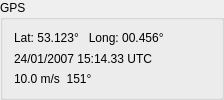
        <widget class="QGroupBox" name="GroupBoxGPSStatus">
         <property name="sizePolicy">
          <sizepolicy hsizetype="Minimum" vsizetype="Fixed">
           <horstretch>0</horstretch>
           <verstretch>0</verstretch>
          </sizepolicy>
         </property>
         <property name="title">
          <string>GPS</string>
         </property>
         <layout class="QVBoxLayout" name="_31">
          <property name="spacing">
           <number>6</number>
          </property>
          <property name="margin">
           <number>11</number>
          </property>
          <item>
           <layout class="QHBoxLayout" name="_32">
            <property name="spacing">
             <number>6</number>
            </property>
            <property name="margin">
             <number>0</number>
            </property>
            <item>
             <layout class="QVBoxLayout" name="_33">
              <property name="spacing">
               <number>6</number>
              </property>
              <property name="margin">
               <number>0</number>
              </property>
              <item>
               <widget class="QLabel" name="TextLabelGPSPosition">
                <property name="text">
                 <string>Lat: 53.123°   Long: 00.456°</string>
                </property>
                <property name="wordWrap">
                 <bool>false</bool>
                </property>
               </widget>
              </item>
              <item>
               <widget class="QLabel" name="TextLabelGPSTime">
                <property name="text">
                 <string>24/01/2007 15:14.33 UTC</string>
                </property>
                <property name="wordWrap">
                 <bool>false</bool>
                </property>
               </widget>
              </item>
              <item>
               <widget class="QLabel" name="TextLabelGPSSpeedHeading">
                <property name="text">
                 <string>10.0 m/s  151°</string>
                </property>
                <property name="wordWrap">
                 <bool>false</bool>
                </property>
               </widget>
              </item>
             </layout>
            </item>
            <item>
             <spacer name="Spacer18">
              <property name="orientation">
               <enum>Qt::Horizontal</enum>
              </property>
              <property name="sizeType">
               <enum>QSizePolicy::Expanding</enum>
              </property>
              <property name="sizeHint" stdset="0">
               <size>
                <width>20</width>
                <height>20</height>
               </size>
              </property>
             </spacer>
            </item>
            <item>
             <layout class="QVBoxLayout" name="_34">
              <property name="spacing">
               <number>6</number>
              </property>
              <property name="margin">
               <number>0</number>
              </property>
              <item>
               <spacer name="Spacer21">
                <property name="orientation">
                 <enum>Qt::Vertical</enum>
                </property>
                <property name="sizeType">
                 <enum>QSizePolicy::MinimumExpanding</enum>
                </property>
                <property name="sizeHint" stdset="0">
                 <size>
                  <width>20</width>
                  <height>20</height>
                 </size>
                </property>
               </spacer>
              </item>
              <item>
               <widget class="CMultColorLED" name="LEDGPS" native="true">
                <property name="minimumSize">
                 <size>
                  <width>13</width>
                  <height>13</height>
                 </size>
                </property>
                <property name="maximumSize">
                 <size>
                  <width>13</width>
                  <height>13</height>
                 </size>
                </property>
               </widget>
              </item>
             </layout>
            </item>
           </layout>
          </item>
         </layout>
        </widget>
